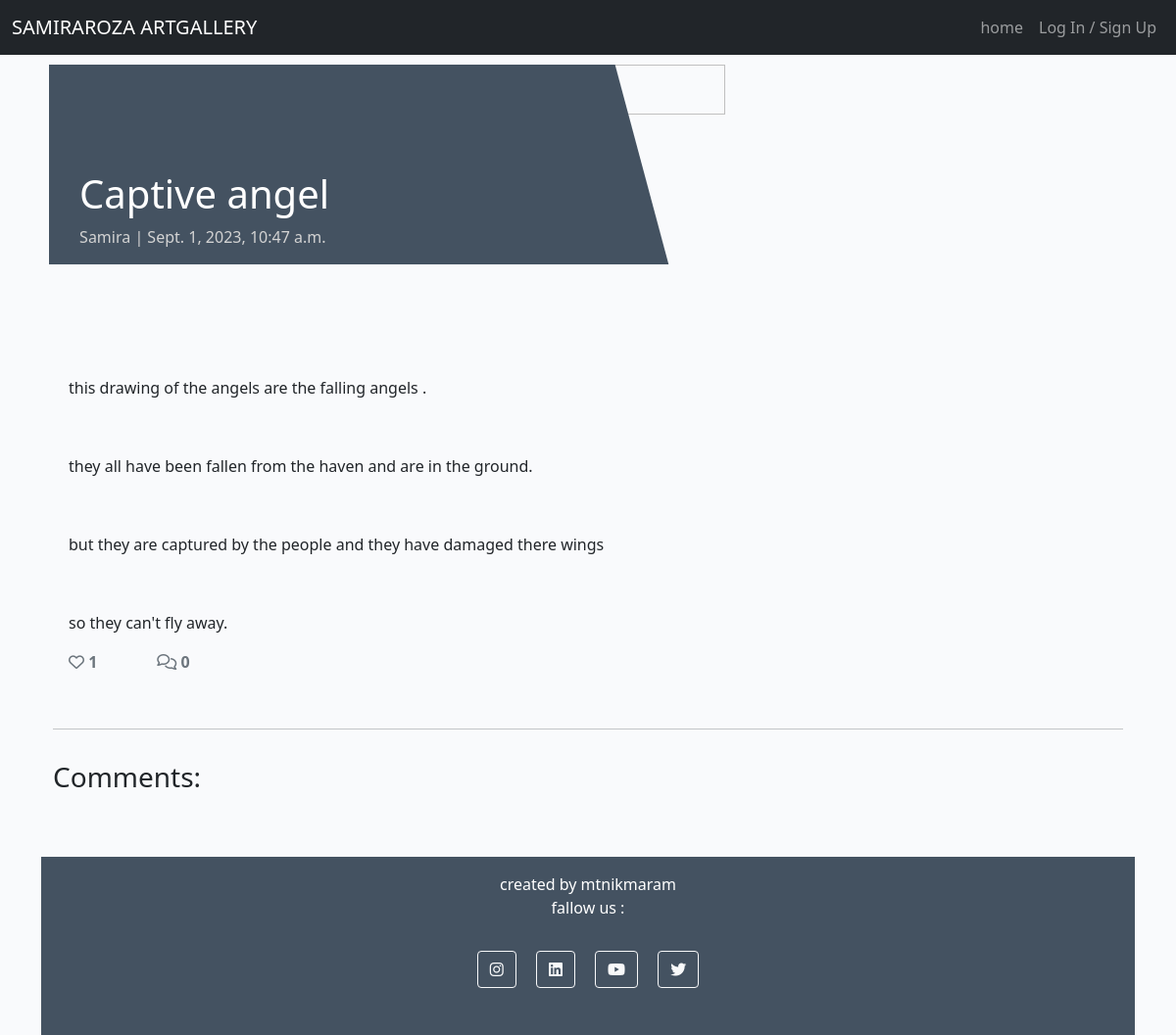
The app's page /captive-angel/ with its own data.
### store/models.py (models this page shows, shortened)
class Post(models.Model):
    title = models.CharField(max_length=200, unique=True)
    slug = models.SlugField(max_length=200, unique=True)
    author = models.ForeignKey(User, on_delete=models.CASCADE, related_name="blog_posts")
    updated_on = models.DateTimeField(auto_now=True)
    content = models.TextField()
    featured_image = CloudinaryField('image', default='placeholder')
    excerpt = models.TextField(blank=True)
    created_on = models.DateTimeField(auto_now_add=True)
    status = models.IntegerField(choices=STATUS, default=0)
    likes = models.ManyToManyField(User, related_name='blogpost_like', blank=True)
    approved = models.BooleanField(default=False)
    class Meta:
        ordering = ["-created_on"]
    def number_of_likes(self):
        return self.likes.count()

### store/views.py (the view, shortened to what this page needs)
# urls.py: path('<slug:slug>/', views.PostDetail.as_view(), name='post_detail'),
class PostDetail(View):
    def get(self, request, slug, *args, **kwargs):
        queryset = Post.objects.filter(status=1)
        post = get_object_or_404(queryset, slug=slug)
        comments = post.comments.filter(approved=True).order_by("-created_on")
        liked = False
        if post.likes.filter(id=request.user.id).exists():
            liked = True
        return render(
            request,
            "post_detail.html",
            {
                "post": post,
                "comments": comments,
                "commented": False,
                "liked": liked,
                "comment_form": CommentForm()
            },
        )

### templates/post_detail.html (shortened to what this page needs)
{% extends 'base.html' %} {% block content %}
{% load crispy_forms_tags %}
<div class="masthead">
    <div class="container">
        <div class="row g-2">
            <div class="col-md-6 masthead-text">
                <h1 class="post-title">{{ post.title }}</h1>
                <p class="post-subtitle">{{ post.author }} | {{ post.created_on }}</p>
            </div>
            <div class="d-none d-md-block col-md-6 masthead-image">
                {% if "placeholder" in post.featured_image.url %}
                <img src="{{ post.featured_image.url }}" width="50%" height="50%">
                {% else %}
                <img src="{{ post.featured_image.url }}" width="50%" height="50%">
                {% endif %}
            </div>
        </div>
    </div>
</div>
<div class="container">
    <div class="row">
        <div class="col card mb-4  mt-3 left  top">
            <div class="card-body">
                <p class="card-text ">
                    {{ post.content | safe }}
                </p>
                <div class="row">
                    <div class="col-1">
                        <strong>
                            {% if user.is_authenticated %}
                            <form class="d-inline" action="{% url 'post_like' post.slug %}" method="POST">
                                {% csrf_token %}
                                {% if liked %}
                                <button type="submit" name="blogpost_id" value="{{post.slug}}" class="btn-like"><i class="fas fa-heart"></i></button>
                                {% else %}
                                <button type="submit" name="blogpost_id" value="{{post.slug}}" class="btn-like"><i class="far fa-heart"></i></button>
                                {% endif %}
                            </form>
                            {% else %}
                            <span class="text-secondary"><i class="far fa-heart"></i></span>
                            {% endif %}
                        <span class="text-secondary">{{ post.number_of_likes }} </span>
                        </strong>
                    </div>
                    <div class="col-1">
                        {% with comments.count as total_comments %}
                        <strong class="text-secondary"><i class="far fa-comments"></i>
                            {{ total_comments }}</strong>
                        {% endwith %}
                    </div>
                </div>
            </div>
        </div>
    </div>
    <div class="row">
        <div class="col">
            <hr>
        </div>
    </div>
    <div class="row">
        <div class="col-md-8 card mb-4  mt-3 ">
            <h3>Comments:</h3>
            <div class="card-body">
            </div>
        </div>
        <div class="col-md-4 card mb-4  mt-3 ">
            <div class="card-body">
            </div>
        </div>
    </div>
</div>
{% endblock content %}

### static/css/style.css (style rules this page uses)
body { background-color: #F9FAFC; }
.main-bg { background-color: #F9FAFC; }
.card { border: none; background-color: transparent; }
.masthead { margin-top: 10px; overflow: hidden; position: relative; display: inline-block; height: 33vh; width: 100%; }
.masthead-text { background-color: #445261; color: white; position: relative; }
.masthead-image { position: relative; overflow: hidden; }
.masthead-image:after { content: ""; position: absolute; top: 0; right: 90%; height: 100%; width: 150%; background: #445261; -webkit-transform: skew(15deg); -moz-transform: skew(15deg); transform: skew(15deg); z-index: 100; }
.post-title { margin-top: 20%; margin-left: 5%; }
.post-subtitle { margin-left: 5%; color: lightgray; }

### records on screen
Post: title "Captive angel", author "Samira", created_on "Sept. 1, 2023, 10:47 a.m.", content "this drawing of the angels are the falling angels . they all have been fallen from the haven and are in the ground. but they are captured by the people and they have damaged there wings so they can't fly away.", number_of_likes "1"

### other values on screen
{{ total_comments }} "0"
